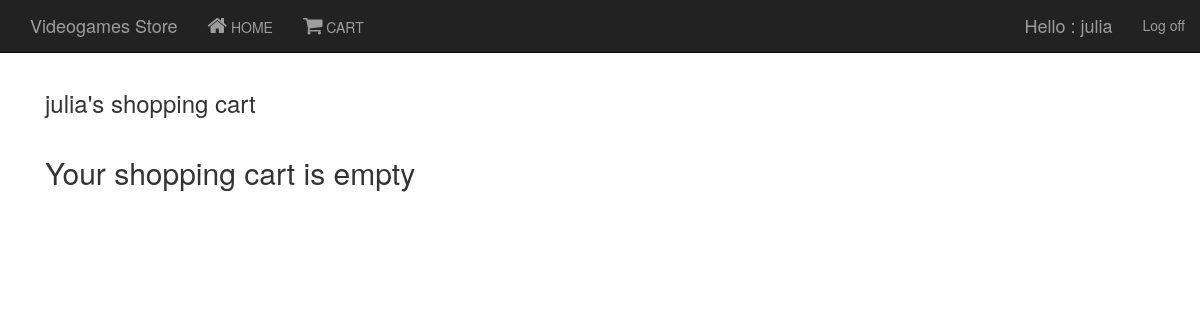
The app's page /cart/ (signed in), older data.
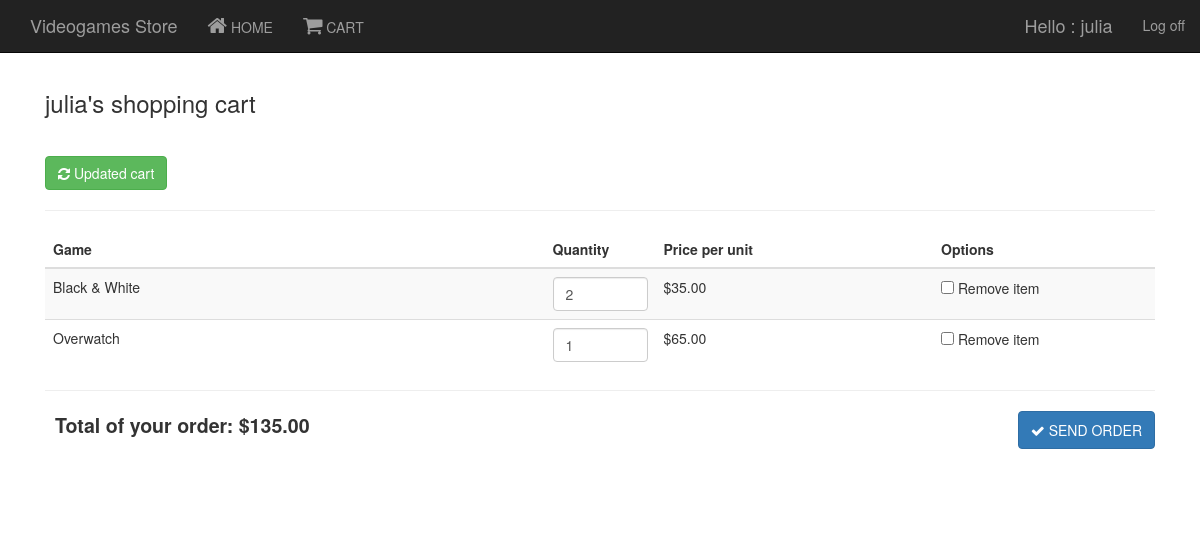
The same page, newer data.
### main/models.py (models this page shows, shortened)
class ShoppingCartItem(models.Model):
    quantity = models.IntegerField(null=False)
    price_per_unit = models.DecimalField(max_digits=9, decimal_places=2, default=0)
    cart = models.ForeignKey(ShoppingCart, null=False, on_delete=models.CASCADE)
    game = models.ForeignKey(Game, null=False, on_delete=models.CASCADE)
    objects = ShoppingCartItemManager()

class Game(models.Model):
    class Meta:
        ordering = ['-highlighted', 'name']
    name = models.CharField(max_length=100)
    release_year = models.IntegerField(null=True)
    developer = models.CharField(max_length=100)
    published_by = models.CharField(max_length=100)
    image = models.ImageField(upload_to='images/',default='images/placeholder.png',max_length=100)
    gameplatform = models.ForeignKey(GamePlatform, null=False, on_delete=models.CASCADE)
    highlighted = models.BooleanField(default=False)
    objects = GameManager()

### main/views.py (the view, shortened to what this page needs)
# urls.py: path(r'cart/', views.ShoppingCartEditView.as_view(), name='user-cart'),
class ShoppingCartEditView(UpdateView):
    model = ShoppingCart
    form_class = ShoppingCartFormSet
    template_name = 'main/cart.html'
    def get_context_data(self, **kwargs):
        context = super().get_context_data(**kwargs)
        items = ShoppingCartItem.objects.get_items(self.object)
        context['is_cart_empty'] = (items.count() == 0)
        order = items.aggregate(
            total_order=Sum(F('price_per_unit') * F('quantity'),
                            output_field=DecimalField())
        )
        context['total_order'] = order['total_order']
        return context
    def get_object(self):
        try:
            return ShoppingCart.objects.get_by_user(self.request.user)
        except ShoppingCart.DoesNotExist:
            new_cart = ShoppingCart.objects.create_cart(self.request.user)
            new_cart.save()
            return new_cart

### main/models.py (called while the page is built)
    def get_by_user(self, user):
        return self.get(user_id=user.id)

    def create_cart(self, user):
        new_cart = self.create(user=user)
        return new_cart

    def __str__(self):
        return f'{self.user.username}\'s shopping cart'

    def get_items(self, cart):
        return self.filter(cart_id=cart.id)

### templates/main/cart.html (shortened to what this page needs)
{% extends 'base.html' %}
{% block 'content' %}
{% load humanize %}
<div class='cart-details'>
<h3>{{ shoppingcart}}</h3>
{% if is_cart_empty %}
<h2>Your shopping cart is empty</h2>
{% else %}
<form action='' method='POST'>
 <button class='btn btn-success'>
  <i class="fa fa-refresh" aria-hidden="true"></i>
     Updated cart
 </button>
  <hr/>
  <table class="table table-striped">
  <thead>
    <tr>
      <th scope="col">Game</th>
      <th scope="col">Quantity</th>
      <th scope="col">Price per unit</th>
      <th scope="col">Options</th>
    </tr>
  </thead>
  <tbody>
   {% for item_form in form %}
   <tr>
     <td>{{item_form.instance.game.name}}</td>
     <td class="{% if item_form.quantity.errors %}has-errors{% endif%}">
        {{item_form.quantity}}
     </td>
   <td>${{item_form.instance.price_per_unit|floatformat:2|intcomma}}</td>
   <td>{{item_form.DELETE}} Remove item</td>
  </tr>
  {% endfor %}
 </table>
 </form>
<hr/>
<div class='footer'>
  <p class='total-value'>Total of your order: ${{total_order|floatformat:2|intcomma}}</p>
  <button class='btn btn-primary'>
     <i class="fa fa-check" aria-hidden="true"></i>
        SEND ORDER
  </button>
</div>
  {% endif %}
</div>
{% endblock %}

Row changes from the older to the newer data that the page shows:
added ShoppingCartItem: instance.game.name "Black & White", instance.price_per_unit "35.00"
added ShoppingCartItem: instance.game.name "Overwatch", instance.price_per_unit "65.00"
Text that changed along with them:
{{ total_order|floatformat:2|intcomma }}: (not shown) → "135.00"
text no longer shown: "Your shopping cart is empty"
text now shown: "Updated cart Game Quantity Price per unit Options Total of your order: $ SEND ORDER"
new list line: "2 $ ☐ Remove item"
new list line: "1 $ ☐ Remove item"
